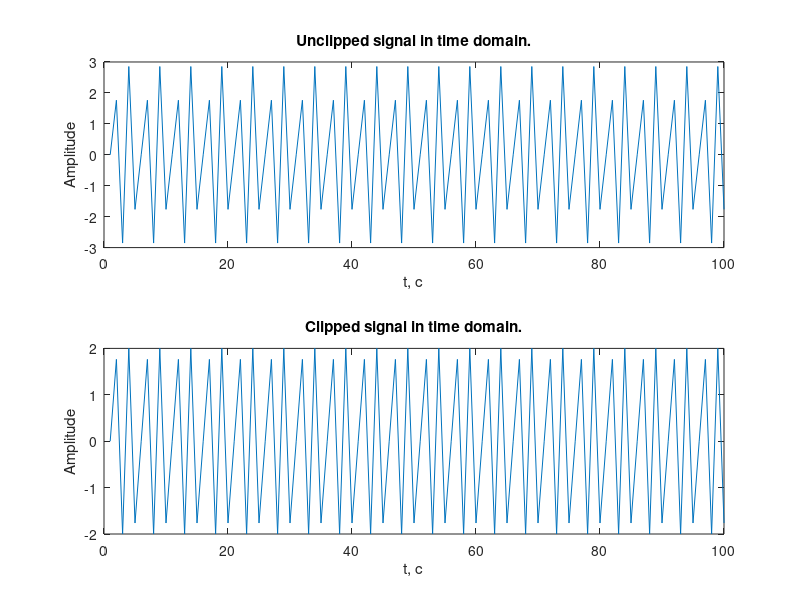
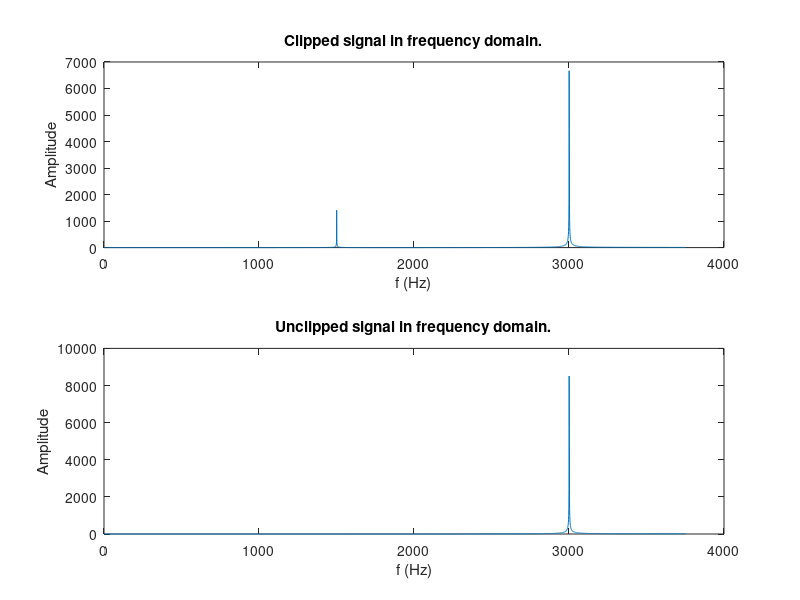
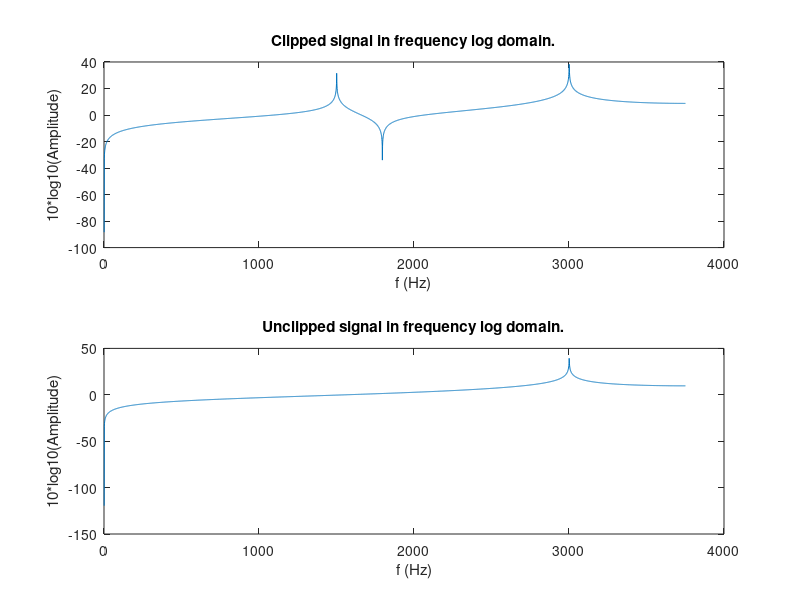

Here is the MATLAB script that generated these plots, in order:
clear all;
clc;
close all;

Fs = 2500; % частота дискретизации (Гц)
t = 0:1/Fs:3; % вектор времени (сек)
f = 1000; % частота синусоиды (Гц)
A = 3; % амплитуда синусоиды

x = A * sin(2*pi*f*t); % синусоида

x_clipped = x;

x_max = 2;
max_idx = (x > x_max);
min_idx = (x < -x_max);

x_clipped(max_idx) = x_max;
x_clipped(min_idx) = -x_max;

audiowrite("nonclipped_sin.wav", x, Fs);
audiowrite("clipped_sin.wav", x_clipped, Fs);

figure;
subplot(2, 1, 1)

plot(x(1:100))
xlabel("t, с")
ylabel("Amplitude")
title("Unclipped signal in time domain.")

subplot(2, 1, 2)

plot(x_clipped(1:100))
xlabel("t, с")
ylabel("Amplitude")
title("Clipped signal in time domain.")

savefig("Time_domain.fig");

y = fft(x);
y_clipped = fft(x_clipped);

figure;

subplot(2, 1, 2)
plot(abs(y(1:round(end/2))))
title("Unclipped signal in frequency domain.")
xlabel("f (Hz)")
ylabel("Amplitude")

subplot(2, 1, 1)
plot(abs(y_clipped(1:round(end/2))))
title("Clipped signal in frequency domain.")
xlabel("f (Hz)")
ylabel("Amplitude")

savefig("Frequency_domain.fig")

figure;

subplot(2, 1, 2)
plot(10*log10(abs(y(1:round(end/2)))))
title("Unclipped signal in frequency log domain.")
xlabel("f (Hz)")
ylabel("10*log10(Amplitude)")

subplot(2, 1, 1)
plot(10*log10(abs(y_clipped(1:round(end/2)))))
title("Clipped signal in frequency log domain.")
xlabel("f (Hz)")
ylabel("10*log10(Amplitude)")

savefig("Log_frequency_domain.fig");

